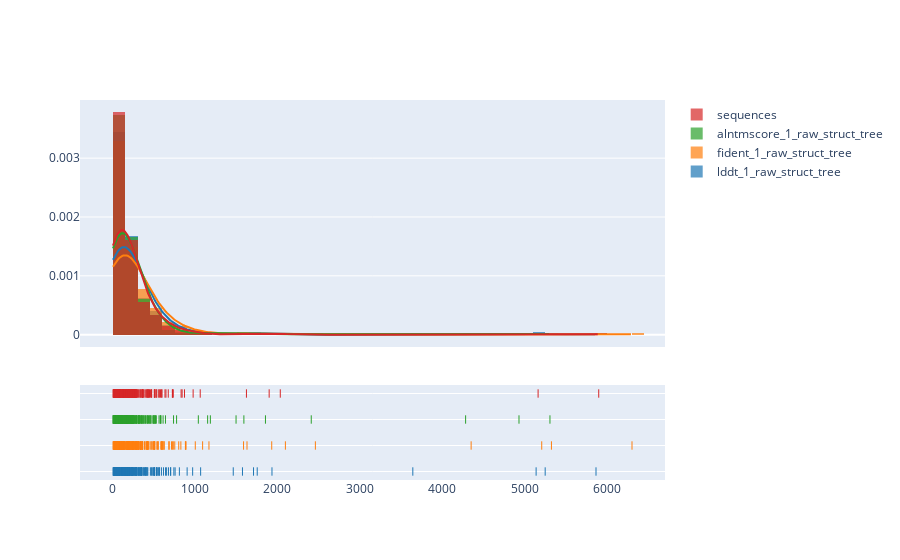
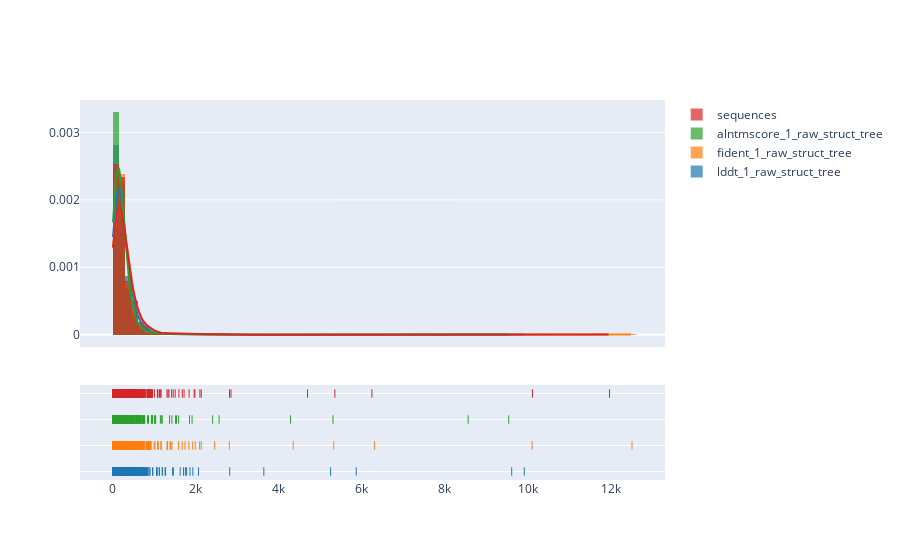

The notebook cell these images were saved under, in order:
### Code cell
import pandas as pd
import plotly.express as px
import plotly.figure_factory as ff

def graph_treedf(tree_resdf , rescols, rescols_norm , outfolder = '../figures/' , prefix = '' ):
    #sns.violinplot(tree_resdf[rescols] , hue=tree_resdf.filtered, split=True , cut =0 , bw=.15)
    if os.path.exists(outfolder ) == False:
        os.mkdir(outfolder)
    
    
    sns.set(rc={'figure.figsize':(10,8)})
    graph = sns.violinplot(tree_resdf[rescols] , cut = 0 , inner= 'box' )
    graph.axhline(max([tree_resdf[col].median() for col in rescols ]) , dashes = [2 , 1 ] )
    plt.xticks(rotation=45)
    
    
    plt.show()
    plt.savefig( outfolder + prefix + '_score.svg')

    sns.set(rc={'figure.figsize':(10,8)})
    graph = sns.violinplot(tree_resdf[rescols_norm] , cut = 0    )
    graph.axhline(max([tree_resdf[col].median() for col in rescols_norm ]) , dashes = [2 , 1 ] )
    plt.xticks(rotation=45)
    plt.show()
    
    
    plt.savefig( outfolder + prefix + '_norm_score.svg')
    
    clean = tree_resdf[rescols].dropna()
    fig = ff.create_distplot([ clean[col] for col in rescols ], [col for col in rescols] , bin_size = 150, show_rug = True)
    fig.show()
    
    



#cladefolders = ['../CATH_data/' , '../CAT_data/' , '../SCOP_data/' ]
#todo iterate over hogs and cath and train a model

cladefolders = set(glob.glob( '../OMA_data/*/' ))-set([ '../OMA_data/logs/' ])

cladefolders = cladefolders.union( set(glob.glob( '../OMA_data_unfiltered/OMA_data/*/' )) - set([ '../OMA_data_unfiltered/logs/' ]) )

#cladefolders = set(glob.glob( '../OMA_data/*/' ))-set([ '../OMA_data/logs/' ])

#cladefolders= set([])
#cladefolders = cladefolders.union( set( [ '../CATH_data/'   ] ) )

scorefunc = 'score'
rescols = ['lddt_1_raw_struct_tree' , 'fident_1_raw_struct_tree', 'alntmscore_1_raw_struct_tree', 'sequences' ]
rescols_norm = ['lddt_1_raw_struct_tree'+'_norm' , 'fident_1_raw_struct_tree'+'_norm', 'alntmscore_1_raw_struct_tree'+'_norm' , 'sequences'+'_norm']
dfs = []
plotall = False

for folder in cladefolders:
    #try:
    if 'logs' not in folder:
        print(folder)
        res = compile_folder(folder, scorefunc = scorefunc, verbose = False)
        if res :
            tree_resdf , refcols = res
            compare_treesets(tree_resdf  , colfilter= 'sequence' , display_lineplot = False , verbose = True)
            tree_resdf['folder'] = folder

            #add filtered bool column
            tree_resdf['filtered'] = tree_resdf['folder'].apply(lambda x : 'unfiltered' in x)
            
            if 'OMA' in folder:
                dfs.append(tree_resdf)
                if plotall == True:
                    graph_treedf(tree_resdf , rescols, rescols_norm)
            else:
                graph_treedf(tree_resdf , rescols, rescols_norm)

            
total_df = pd.concat(dfs)
graph_treedf(total_df[total_df.filtered == False] , rescols, rescols_norm , prefix = 'OMA' )
graph_treedf(total_df[total_df.filtered == True] , rescols, rescols_norm , prefix = 'OMA' )


            #except:
        #    print('failed', folder)

### Figure 1 — Plotly figure (JSON) as saved in the notebook; plotly's stock layout.template omitted (floating-point values rounded to 4 significant figures; data arrays with more than 128 entries replaced by an {"elided": "..."} marker saying what was removed)
{"data": [{"histnorm": "probability density", "legendgroup": "lddt_1_raw_struct_tree", "marker": {"color": "rgb(31, 119, 180)"}, "name": "lddt_1_raw_struct_tree", "opacity": 0.7, "type": "histogram", "x": {"elided": "277 int values"}, "xaxis": "x", "xbins": {"end": 5868, "size": 150, "start": 4}, "yaxis": "y"}, {"histnorm": "probability density", "legendgroup": "fident_1_raw_struct_tree", "marker": {"color": "rgb(255, 127, 14)"}, "name": "fident_1_raw_struct_tree", "opacity": 0.7, "type": "histogram", "x": {"elided": "277 int values"}, "xaxis": "x", "xbins": {"end": 6305, "size": 150, "start": 4}, "yaxis": "y"}, {"histnorm": "probability density", "legendgroup": "alntmscore_1_raw_struct_tree", "marker": {"color": "rgb(44, 160, 44)"}, "name": "alntmscore_1_raw_struct_tree", "opacity": 0.7, "type": "histogram", "x": {"elided": "277 int values"}, "xaxis": "x", "xbins": {"end": 5309, "size": 150, "start": 4}, "yaxis": "y"}, {"histnorm": "probability density", "legendgroup": "sequences", "marker": {"color": "rgb(214, 39, 40)"}, "name": "sequences", "opacity": 0.7, "type": "histogram", "x": {"elided": "277 int values"}, "xaxis": "x", "xbins": {"end": 5901, "size": 150, "start": 4}, "yaxis": "y"}, {"legendgroup": "lddt_1_raw_struct_tree", "marker": {"color": "rgb(31, 119, 180)"}, "mode": "lines", "name": "lddt_1_raw_struct_tree", "showlegend": false, "type": "scatter", "x": {"elided": "500 float values"}, "xaxis": "x", "y": {"elided": "500 float values"}, "yaxis": "y"}, {"legendgroup": "fident_1_raw_struct_tree", "marker": {"color": "rgb(255, 127, 14)"}, "mode": "lines", "name": "fident_1_raw_struct_tree", "showlegend": false, "type": "scatter", "x": {"elided": "500 float values"}, "xaxis": "x", "y": {"elided": "500 float values"}, "yaxis": "y"}, {"legendgroup": "alntmscore_1_raw_struct_tree", "marker": {"color": "rgb(44, 160, 44)"}, "mode": "lines", "name": "alntmscore_1_raw_struct_tree", "showlegend": false, "type": "scatter", "x": {"elided": "500 float values"}, "xaxis": "x", "y": {"elided": "500 float values"}, "yaxis": "y"}, {"legendgroup": "sequences", "marker": {"color": "rgb(214, 39, 40)"}, "mode": "lines", "name": "sequences", "showlegend": false, "type": "scatter", "x": {"elided": "500 float values"}, "xaxis": "x", "y": {"elided": "500 float values"}, "yaxis": "y"}, {"legendgroup": "lddt_1_raw_struct_tree", "marker": {"color": "rgb(31, 119, 180)", "symbol": "line-ns-open"}, "mode": "markers", "name": "lddt_1_raw_struct_tree", "showlegend": false, "type": "scatter", "x": {"elided": "277 int values"}, "xaxis": "x", "y": {"elided": "277 str values"}, "yaxis": "y2"}, {"legendgroup": "fident_1_raw_struct_tree", "marker": {"color": "rgb(255, 127, 14)", "symbol": "line-ns-open"}, "mode": "markers", "name": "fident_1_raw_struct_tree", "showlegend": false, "type": "scatter", "x": {"elided": "277 int values"}, "xaxis": "x", "y": {"elided": "277 str values"}, "yaxis": "y2"}, {"legendgroup": "alntmscore_1_raw_struct_tree", "marker": {"color": "rgb(44, 160, 44)", "symbol": "line-ns-open"}, "mode": "markers", "name": "alntmscore_1_raw_struct_tree", "showlegend": false, "type": "scatter", "x": {"elided": "277 int values"}, "xaxis": "x", "y": {"elided": "277 str values"}, "yaxis": "y2"}, {"legendgroup": "sequences", "marker": {"color": "rgb(214, 39, 40)", "symbol": "line-ns-open"}, "mode": "markers", "name": "sequences", "showlegend": false, "type": "scatter", "x": {"elided": "277 int values"}, "xaxis": "x", "y": {"elided": "277 str values"}, "yaxis": "y2"}], "layout": {"autosize": true, "barmode": "overlay", "hovermode": "closest", "legend": {"traceorder": "reversed"}, "xaxis": {"anchor": "y2", "autorange": true, "domain": [0, 1], "range": [-371.6, 6681.0], "type": "linear", "zeroline": false}, "yaxis": {"anchor": "free", "autorange": true, "domain": [0.35, 1], "position": 0, "range": [-0.0002099, 0.003989], "type": "linear"}, "yaxis2": {"anchor": "x", "autorange": true, "domain": [0, 0.25], "dtick": 1, "range": [-0.5455, 3.545], "showticklabels": false, "type": "category"}}}

### Figure 2 — Plotly figure (JSON) as saved in the notebook; plotly's stock layout.template omitted (floating-point values rounded to 4 significant figures; data arrays with more than 128 entries replaced by an {"elided": "..."} marker saying what was removed)
{"data": [{"histnorm": "probability density", "legendgroup": "lddt_1_raw_struct_tree", "marker": {"color": "rgb(31, 119, 180)"}, "name": "lddt_1_raw_struct_tree", "opacity": 0.7, "type": "histogram", "x": {"elided": "1251 int values"}, "xaxis": "x", "xbins": {"end": 9915, "size": 150, "start": 12}, "yaxis": "y"}, {"histnorm": "probability density", "legendgroup": "fident_1_raw_struct_tree", "marker": {"color": "rgb(255, 127, 14)"}, "name": "fident_1_raw_struct_tree", "opacity": 0.7, "type": "histogram", "x": {"elided": "1251 int values"}, "xaxis": "x", "xbins": {"end": 12509, "size": 150, "start": 12}, "yaxis": "y"}, {"histnorm": "probability density", "legendgroup": "alntmscore_1_raw_struct_tree", "marker": {"color": "rgb(44, 160, 44)"}, "name": "alntmscore_1_raw_struct_tree", "opacity": 0.7, "type": "histogram", "x": {"elided": "1251 int values"}, "xaxis": "x", "xbins": {"end": 9541, "size": 150, "start": 12}, "yaxis": "y"}, {"histnorm": "probability density", "legendgroup": "sequences", "marker": {"color": "rgb(214, 39, 40)"}, "name": "sequences", "opacity": 0.7, "type": "histogram", "x": {"elided": "1251 int values"}, "xaxis": "x", "xbins": {"end": 11968, "size": 150, "start": 12}, "yaxis": "y"}, {"legendgroup": "lddt_1_raw_struct_tree", "marker": {"color": "rgb(31, 119, 180)"}, "mode": "lines", "name": "lddt_1_raw_struct_tree", "showlegend": false, "type": "scatter", "x": {"elided": "500 float values"}, "xaxis": "x", "y": {"elided": "500 float values"}, "yaxis": "y"}, {"legendgroup": "fident_1_raw_struct_tree", "marker": {"color": "rgb(255, 127, 14)"}, "mode": "lines", "name": "fident_1_raw_struct_tree", "showlegend": false, "type": "scatter", "x": {"elided": "500 float values"}, "xaxis": "x", "y": {"elided": "500 float values"}, "yaxis": "y"}, {"legendgroup": "alntmscore_1_raw_struct_tree", "marker": {"color": "rgb(44, 160, 44)"}, "mode": "lines", "name": "alntmscore_1_raw_struct_tree", "showlegend": false, "type": "scatter", "x": {"elided": "500 float values"}, "xaxis": "x", "y": {"elided": "500 float values"}, "yaxis": "y"}, {"legendgroup": "sequences", "marker": {"color": "rgb(214, 39, 40)"}, "mode": "lines", "name": "sequences", "showlegend": false, "type": "scatter", "x": {"elided": "500 float values"}, "xaxis": "x", "y": {"elided": "500 float values"}, "yaxis": "y"}, {"legendgroup": "lddt_1_raw_struct_tree", "marker": {"color": "rgb(31, 119, 180)", "symbol": "line-ns-open"}, "mode": "markers", "name": "lddt_1_raw_struct_tree", "showlegend": false, "type": "scatter", "x": {"elided": "1251 int values"}, "xaxis": "x", "y": {"elided": "1251 str values"}, "yaxis": "y2"}, {"legendgroup": "fident_1_raw_struct_tree", "marker": {"color": "rgb(255, 127, 14)", "symbol": "line-ns-open"}, "mode": "markers", "name": "fident_1_raw_struct_tree", "showlegend": false, "type": "scatter", "x": {"elided": "1251 int values"}, "xaxis": "x", "y": {"elided": "1251 str values"}, "yaxis": "y2"}, {"legendgroup": "alntmscore_1_raw_struct_tree", "marker": {"color": "rgb(44, 160, 44)", "symbol": "line-ns-open"}, "mode": "markers", "name": "alntmscore_1_raw_struct_tree", "showlegend": false, "type": "scatter", "x": {"elided": "1251 int values"}, "xaxis": "x", "y": {"elided": "1251 str values"}, "yaxis": "y2"}, {"legendgroup": "sequences", "marker": {"color": "rgb(214, 39, 40)", "symbol": "line-ns-open"}, "mode": "markers", "name": "sequences", "showlegend": false, "type": "scatter", "x": {"elided": "1251 int values"}, "xaxis": "x", "y": {"elided": "1251 str values"}, "yaxis": "y2"}], "layout": {"autosize": true, "barmode": "overlay", "hovermode": "closest", "legend": {"traceorder": "reversed"}, "xaxis": {"anchor": "y2", "autorange": true, "domain": [0, 1], "range": [-732.9, 13250.0], "type": "linear", "zeroline": false}, "yaxis": {"anchor": "free", "autorange": true, "domain": [0.35, 1], "position": 0, "range": [-0.0001833, 0.003482], "type": "linear"}, "yaxis2": {"anchor": "x", "autorange": true, "domain": [0, 0.25], "dtick": 1, "range": [-0.5455, 3.545], "showticklabels": false, "type": "category"}}}
